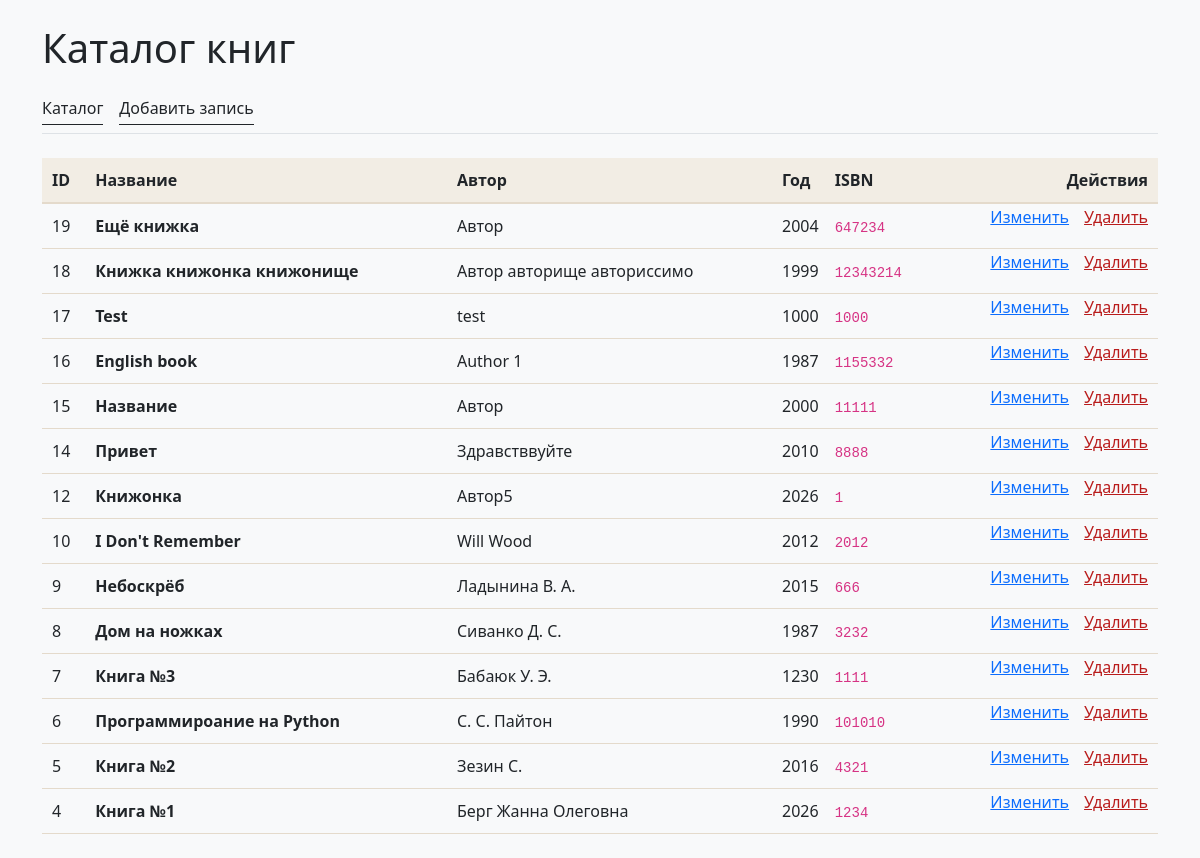
The page / on the database its author committed.
### library/models.py (models this page shows, shortened)
class Book(models.Model):
    class Meta:
        verbose_name = "Книга"
        verbose_name_plural = "Книги"
    title = models.CharField(
        max_length=200,
        blank=False,
        verbose_name="Название книги"
    )
    author = models.CharField(
        max_length=150,
        blank=False,
        verbose_name="Автор"
    )
    publication_year = models.IntegerField(
        verbose_name="Год издания"
    )
    isbn = models.CharField(
        max_length=20,
        unique=True,
        verbose_name="ISBN"
    )
    created_at = models.DateTimeField(
        auto_now_add=True,
        verbose_name="Дата и время создания"
    )

### library/views.py (the view)
# urls.py: path('', views.book_list, name='book_list'),
def book_list(request):
    books = Book.objects.all().order_by('-created_at')
    return render(request, 'library/book_list.html', {'books': books})

### library/templates/library/book_list.html
{% extends 'library/base.html' %}
{% block content %}
<table style="width: 100%; border-collapse: collapse; text-align: left;">
    <thead>
        <tr style="background: #f2ede4; border-bottom: 2px solid #e4dacb;">
            <th style="padding: 10px;">ID</th>
            <th>Название</th>
            <th>Автор</th>
            <th>Год</th>
            <th>ISBN</th>
            <th style="text-align: right; padding-right: 10px;">Действия</th>
        </tr>
    </thead>
    <tbody>
        {% for book in books %}
        <tr style="border-bottom: 1px solid #e4dacb;">
            <td style="padding: 10px;">{{ book.id }}</td>
            <td style="font-weight: bold;">{{ book.title }}</td>
            <td>{{ book.author }}</td>
            <td>{{ book.publication_year }}</td>
            <td><code>{{ book.isbn }}</code></td>
            <td style="text-align: right; padding-right: 10px; display: flex; gap: 15px; justify-content: flex-end;">
                <a href="{% url 'book_update' book.id %}" style="border-bottom-color: #000;">Изменить</a>
                <a href="{% url 'book_delete' book.id %}" style="color: #b91c1c; border-bottom-color: #b91c1c;">Удалить</a>
            </td>
        </tr>
        {% endfor %}
    </tbody>
</table>
{% endblock %}

### library/templates/library/base.html (shortened to what this page needs)
<!DOCTYPE html>
<html lang="ru">
<head>
    <link href="https://cdn.jsdelivr.net/npm/bootstrap@5.3.0/dist/css/bootstrap.min.css" rel="stylesheet">
</head>
<body class="bg-light text-dark p-4">
    <div class="container">
        <h1 class="mb-4">Каталог книг</h1>
        <div class="nav d-flex gap-3 mb-4 pb-2 border-bottom">
            <a href="{% url 'book_list' %}" class="text-decoration-none text-dark border-bottom border-dark pb-1">Каталог</a>
            <a href="{% url 'book_add' %}" class="text-decoration-none text-dark border-bottom border-dark pb-1">Добавить запись</a>
        </div>
        {% block content %}{% endblock %}
    </div>
</body>
</html>

### rows shown on the page
Book: id "19", title "Ещё книжка", author "Автор", publication_year "2004", isbn "647234"
Book: id "18", title "Книжка книжонка книжонище", author "Автор авторище авториссимо", publication_year "1999", isbn "12343214"
Book: id "17", title "Test", author "test", publication_year "1000", isbn "1000"
Book: id "16", title "English book", author "Author 1", publication_year "1987", isbn "1155332"
Book: id "15", title "Название", author "Автор", publication_year "2000", isbn "11111"
Book: id "14", title "Привет", author "Здравстввуйте", publication_year "2010", isbn "8888"
Book: id "12", title "Книжонка", author "Автор5", publication_year "2026", isbn "1"
Book: id "10", title "I Don't Remember", author "Will Wood", publication_year "2012", isbn "2012"
Book: id "9", title "Небоскрёб", author "Ладынина В. А.", publication_year "2015", isbn "666"
Book: id "8", title "Дом на ножках", author "Сиванко Д. С.", publication_year "1987", isbn "3232"
Book: id "7", title "Книга №3", author "Бабаюк У. Э.", publication_year "1230", isbn "1111"
Book: id "6", title "Программироание на Python", author "С. С. Пайтон", publication_year "1990", isbn "101010"
Book: id "5", title "Книга №2", author "Зезин С.", publication_year "2016", isbn "4321"
Book: id "4", title "Книга №1", author "Берг Жанна Олеговна", publication_year "2026", isbn "1234"
